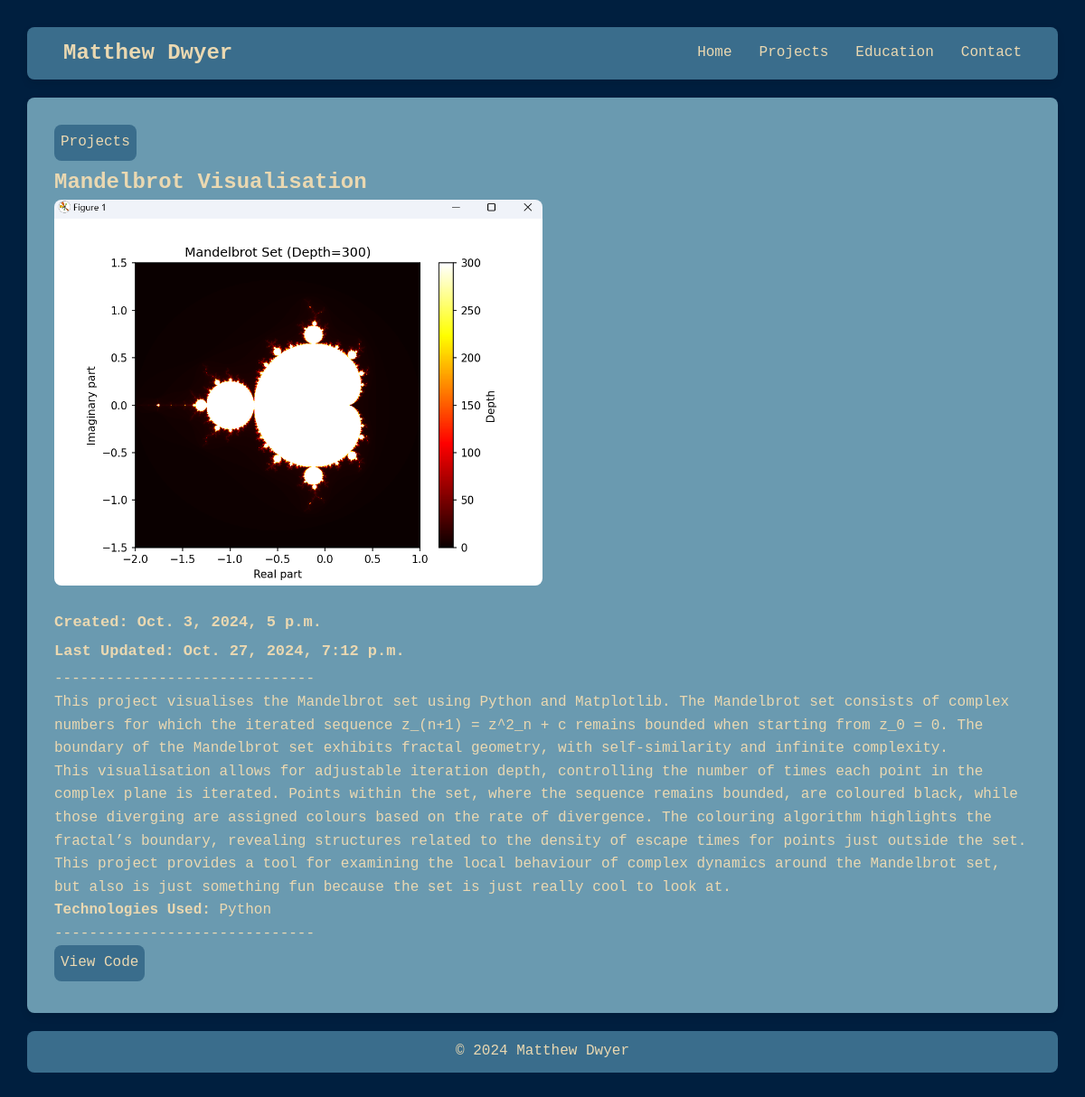
The page /projects/mandelbrot-visualisation/ on the database as committed earlier.
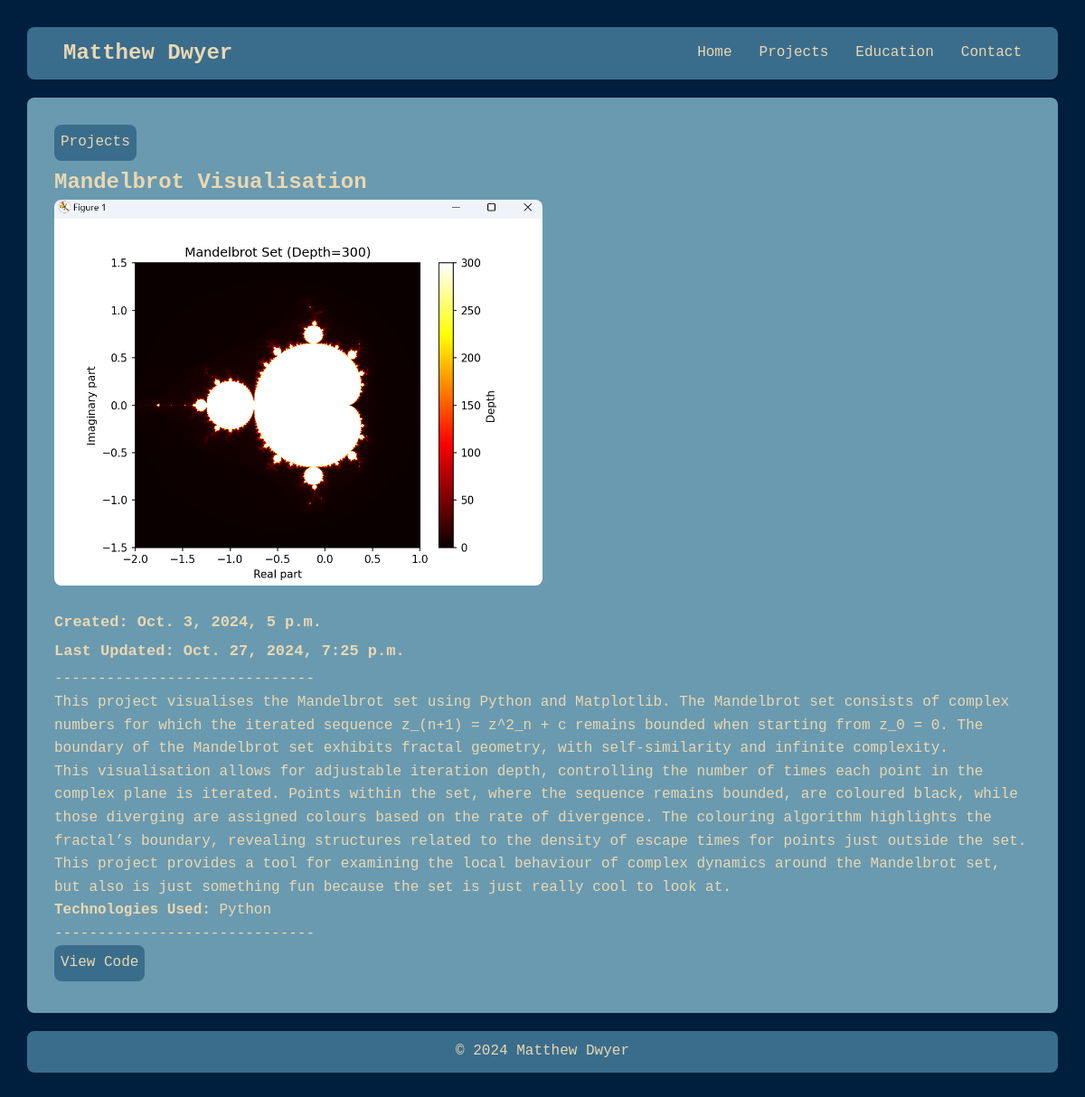
The same page on the database as committed later.
### projects/models.py (models this page shows, shortened)
class Project(models.Model):
    title = models.CharField(max_length=200, verbose_name="Project Title")
    slug = models.SlugField(max_length=250, unique=True, blank=True, verbose_name="URL Slug")
    link = models.URLField(
        help_text="Enter a link to the project or repository.",
        blank=True,  # Makes the link field optional
        null=True
    )
    description = models.TextField(verbose_name="Project Description")
    created = models.DateTimeField(default=timezone.now, verbose_name="Date Created", editable=True)
    updated = models.DateTimeField(auto_now=True, verbose_name="Last Updated")
    image = models.ImageField(
        upload_to='images/',
        blank=True,
        null=True,
        help_text="Upload an image for the project.",
        verbose_name="Project Image"
    )
    file = models.FileField(
        upload_to='files/',
        blank=True,
        null=True,
        help_text="Upload a file related to the project.",
        verbose_name="Project File"
    )
    technologies = models.ManyToManyField(Technology, related_name="projects", verbose_name="Technologies Used")
    def technology_list(self):
        return ", ".join(tech.name for tech in self.technologies.all())
    class Meta:
        ordering = ["-created"]
        verbose_name = "Project"
        verbose_name_plural = "Projects"

class Technology(models.Model):
    name = models.CharField(max_length=100, unique=True, verbose_name="Technology Name")
    type = models.ForeignKey(
        TechnologyType,
        on_delete=models.CASCADE,
        related_name="technologies",
        verbose_name="Type"
    )

### projects/views.py (the view)
# urls.py: path('<slug:slug>/', views.project_detail, name='detail'),
def project_detail(request, slug):
    project = get_object_or_404(Project, slug=slug)
    return render(request, 'projects/detail.html', {'project': project})

### projects/templates/projects/detail.html (shortened to what this page needs)
{% extends 'projects/base.html' %}
{% block content %}
<div class="project-detail">
    <a href="{% url 'projects:list' %}">Projects</a>
    <h2>{{ project.title }}</h2>
    {% if project.image %}
    <img src="{{ project.image.url }}" alt="{{ project.title }}">
    {% endif %}
    <h3><strong>Created: {{ project.created }} </strong></h3>
    <h3><strong>Last Updated: {{ project.updated }}</strong></h3>
    <p>------------------------------</p>
    <p>{{ project.description|linebreaks}}</p>
    <p><strong>Technologies Used:</strong> {{ project.technology_list }}</p>
    <p>------------------------------</p>
    {% if project.link %}
        <a href="{{ project.link }}" target="_blank">View Code</a>
    {% endif %}
</div>
{% endblock %}

Rows that differ between the two databases and show on the page:
changed Project "Mandelbrot Visualisation": updated "Oct. 27, 2024, 7:12 p.m." → "Oct. 27, 2024, 7:25 p.m."
